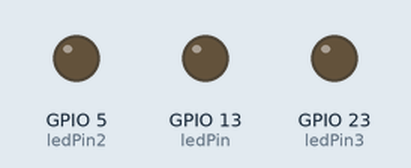
This sketch was run on a simulated ESP32. Shown: output pins drawn as LEDs (lit = HIGH).

Above: at 0.05 s.
At 1.3 s:
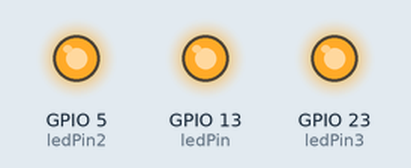
At 2.55 s:
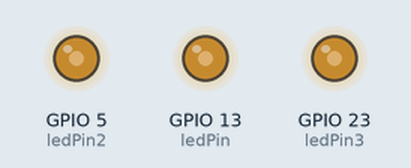
Timing chart, 0 to 5.9 s (numbered marks = the images above):
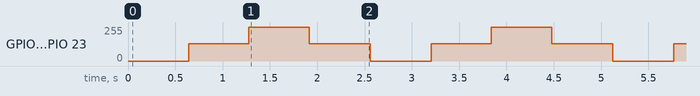

Measured:
- by itself, GPIO 5 (ledPin2), GPIO 13 (ledPin), GPIO 23 (ledPin3): repeats every 2.6 s: 255/255 0.64 s, 128/255 0.65 s, 0/255 0.65 s, 128/255 0.64 s

The sketch:

sketch_analogledfade.ino
```cpp
const int ledPin = 13;
const int ledPin2 = 5;
const int ledPin3 = 23;

const int freq = 5000;
const int ledChannel = 0;
const int resolution = 8;

void setup() {
  // put your setup code here, to run once:
  ledcSetup(ledChannel, freq, resolution);

  ledcAttachPin(ledPin, ledChannel);
  ledcAttachPin(ledPin2, ledChannel);
  ledcAttachPin(ledPin3, ledChannel);
}

void loop() {
  // put your main code here, to run repeatedly:
  for (int dutyCycle = 0; dutyCycle <= 255; dutyCycle++) {
    ledcWrite(ledChannel, dutyCycle);
    delay(5);
  }

  for (int dutyCycle = 255; dutyCycle >= 0; dutyCycle--) {
    ledcWrite(ledChannel, dutyCycle);
    delay(5);
  }
}
```
